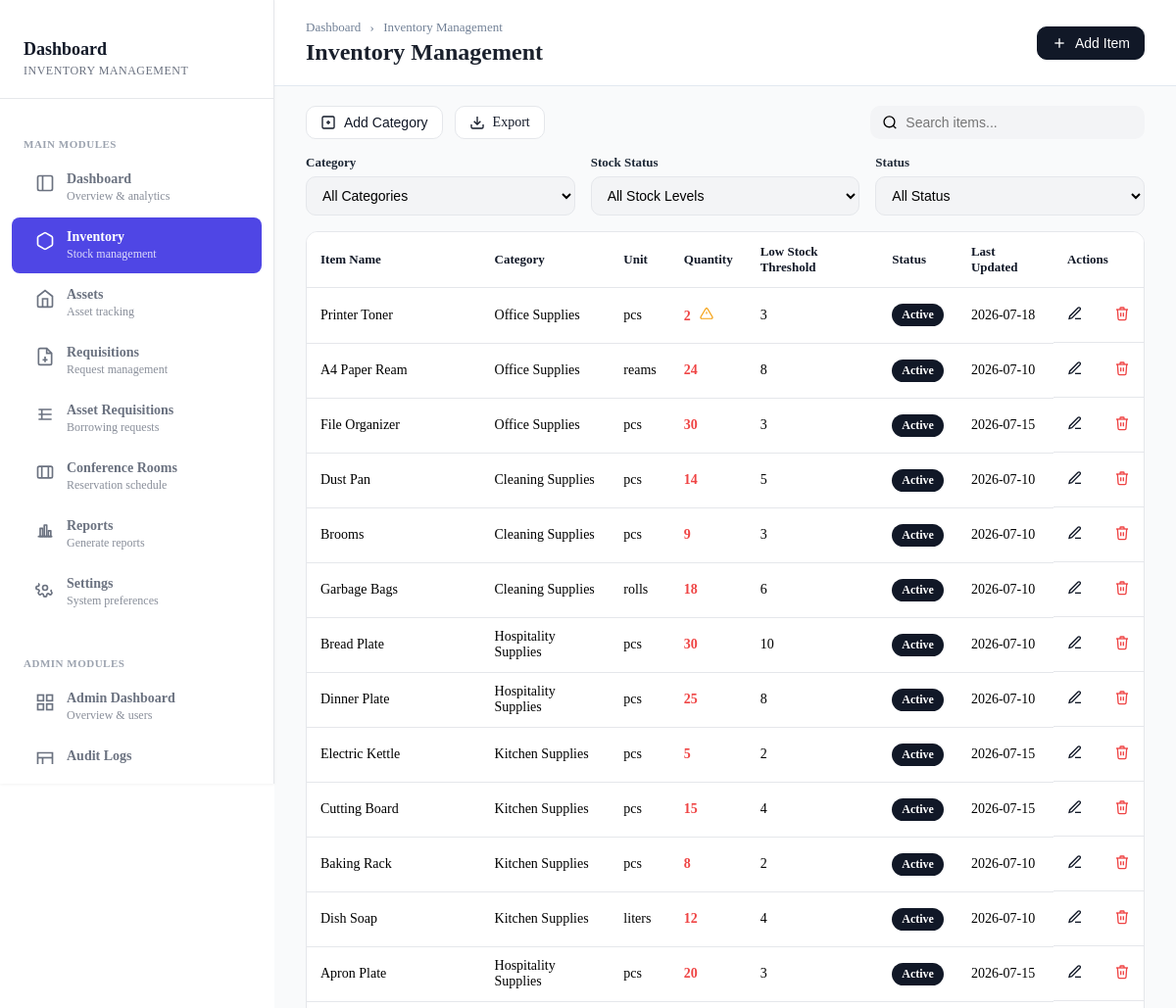
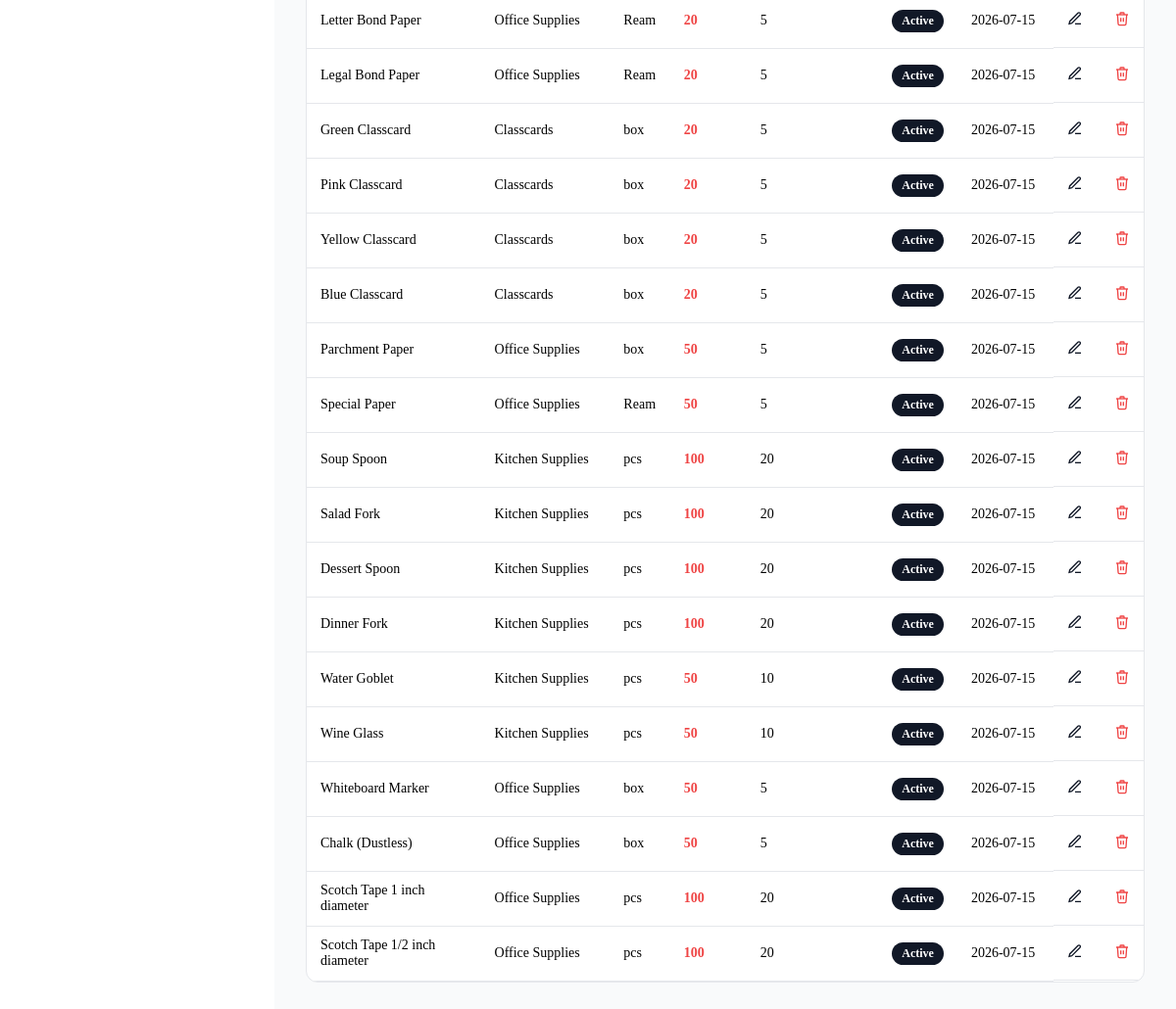
The app's page /inventorymanagement/inventory/ (signed in), older data (2 pictures, top to bottom).
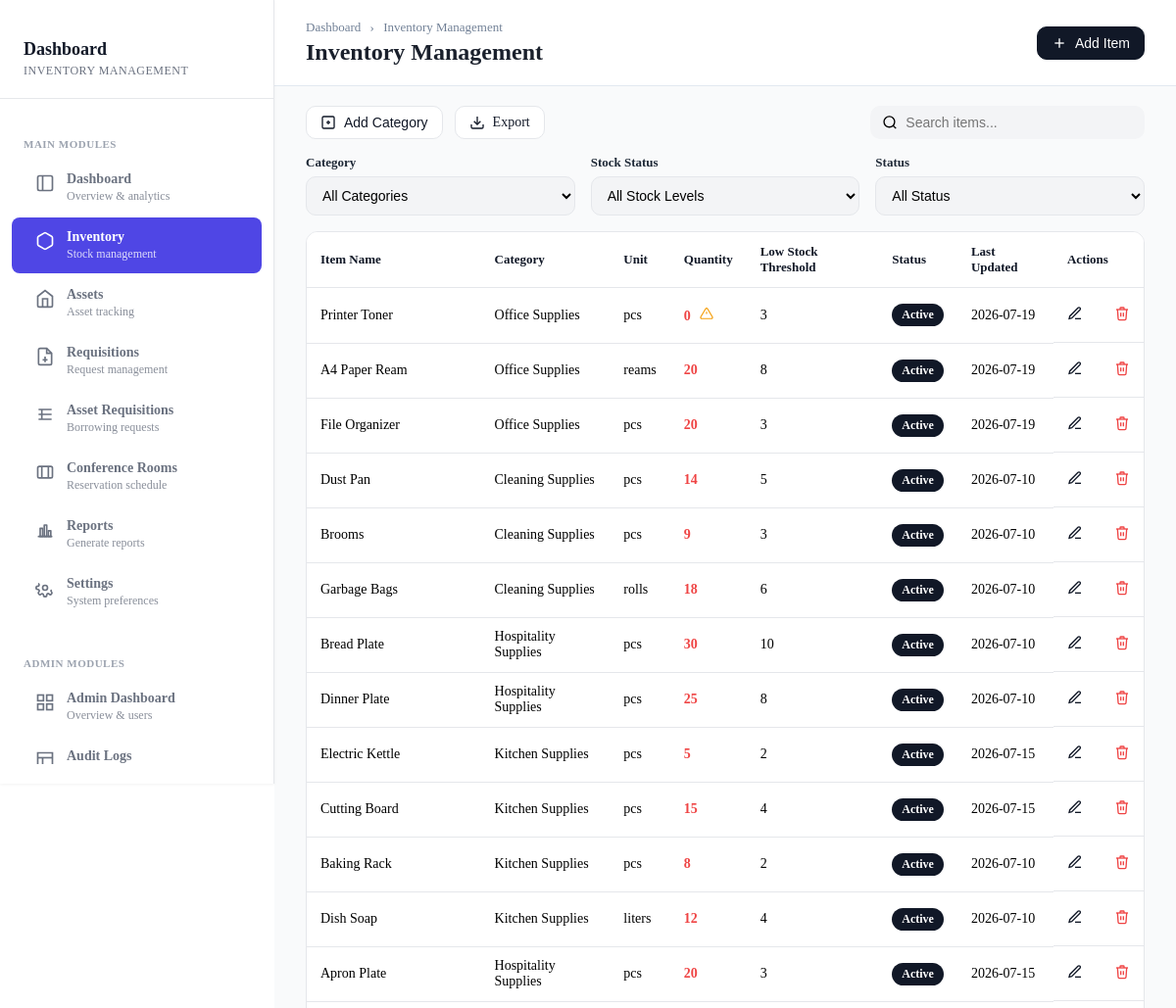
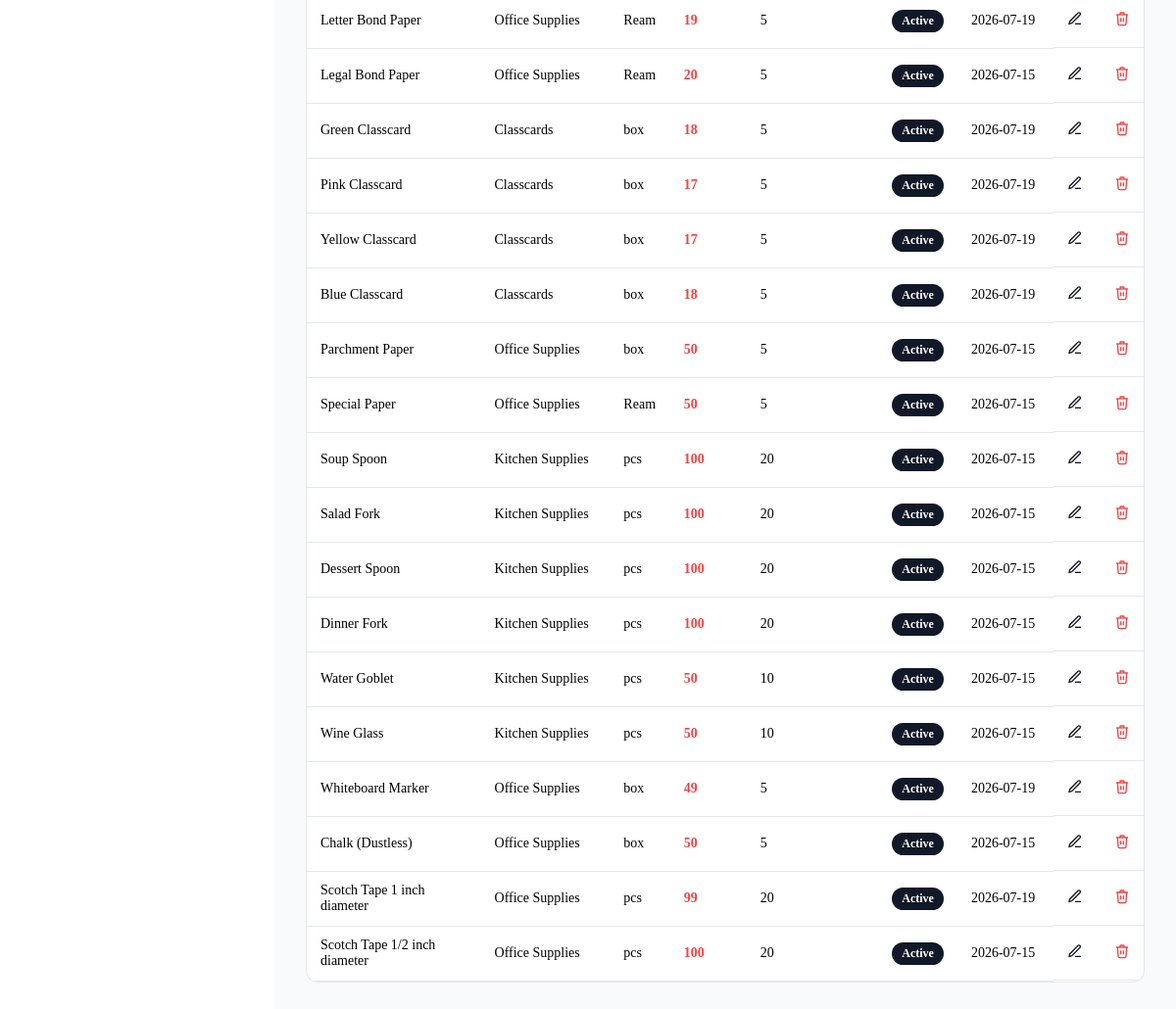
The same page, newer data (2 pictures, top to bottom).
### inventorymanagement/models.py (models this page shows, shortened)
class InventoryItem(models.Model):
    id = models.UUIDField(primary_key=True, default=uuid.uuid4, editable=False)
    name = models.CharField(max_length=150)
    category = models.ForeignKey(
        InventoryCategory,
        on_delete=models.PROTECT,
        related_name="items"
    )
    description = models.TextField(blank=True)
    unit = models.CharField(max_length=50)  # pcs, box, liter, etc.
    quantity = models.PositiveIntegerField(default=0)
    low_stock_threshold = models.PositiveIntegerField(default=5)
    is_active = models.BooleanField(default=True)
    created_at = models.DateTimeField(auto_now_add=True)
    updated_at = models.DateTimeField(auto_now=True)

class InventoryCategory(models.Model):
    id = models.UUIDField(primary_key=True, default=uuid.uuid4, editable=False)
    name = models.CharField(max_length=100, unique=True)
    description = models.TextField(blank=True)
    is_active = models.BooleanField(default=True)
    created_at = models.DateTimeField(auto_now_add=True)

### inventorymanagement/views.py (the view)
# urls.py: path('',  root_redirect, name='inventory-root'),
@login_required
@require_system_access
def inventory(request):
    if not _is_inventory_admin(request):
        return _handle_non_admin_access(request)
    current_system = request.current_system
    systems = request.session.get('accessible_systems', [])
    search_query = request.GET.get('search', '').strip()
    category_filter = request.GET.get('category', '').strip()
    stock_status_filter = request.GET.get('stock_status', '').strip()
    status_filter = request.GET.get('status', '').strip()
    inventories = InventoryItem.objects.select_related('category')
    if search_query:
        inventories = inventories.filter(
            Q(name__icontains=search_query) |
            Q(category__name__icontains=search_query) |
            Q(unit__icontains=search_query)
        )
    if category_filter:
        inventories = inventories.filter(category__id=category_filter)
    if stock_status_filter == 'low':
        inventories = inventories.filter(quantity__lte=F('low_stock_threshold'))
    elif stock_status_filter == 'normal':
        inventories = inventories.filter(quantity__gt=F('low_stock_threshold'))
    if status_filter == 'active':
        inventories = inventories.filter(is_active=True)
    elif status_filter == 'inactive':
        inventories = inventories.filter(is_active=False)
    categories = InventoryCategory.objects.filter(is_active=True)
    context = {
        'inventories': inventories,
        'systems': systems,
        'current_system': current_system,
        'is_admin': _is_inventory_admin(request),
        'search_query': search_query,
        'categories': categories,
        'category_filter': category_filter,
        'stock_status_filter': stock_status_filter,
        'status_filter': status_filter,
    }
    if request.headers.get('X-Requested-With') == 'XMLHttpRequest':
        return render(request, 'inventorymanagement/partials/_inventory_table.html', context)
    return render(request, 'inventorymanagement/pages/inventory.html', context)

### inventorymanagement/templates/inventorymanagement/pages/inventory.html (shortened to what this page needs)
{% extends 'inventorymanagement/base.html' %}
{% load static %}
{% block extra_head %}
<link rel="stylesheet" href="{% static 'inventorymanagement/css/pages/inventory.css' %}">
{% endblock %}
{% block content %}
<main class="main-content">
	<div class="top-bar">
		<div class="page-header">
			<div class="breadcrumb">Dashboard <span class="breadcrumb-sep">›</span> Inventory Management</div>
			<h1>Inventory Management</h1>
		</div>
		{% if is_admin %}
		<div class="top-actions">
			<button class="btn btn-primary" onclick="openAddItemModal()">
				<svg width="16" height="16" viewBox="0 0 24 24" fill="none" stroke="currentColor" stroke-width="2">
					<line x1="12" y1="5" x2="12" y2="19"></line>
					<line x1="5" y1="12" x2="19" y2="12"></line>
				</svg>
				Add Item
			</button>
		</div>
		{% endif %}
	</div>
	<div class="content-wrap">
		<div class="toolbar">
			<div class="toolbar-actions">
				{% if is_admin %}
				<button class="btn btn-secondary" onclick="openAddCategoryModal()">
					<svg width="16" height="16" viewBox="0 0 24 24" fill="none" stroke="currentColor" stroke-width="2">
						<rect x="3" y="3" width="18" height="18" rx="2"></rect>
						<path d="M9 12h6"></path>
						<path d="M12 9v6"></path>
					</svg>
					Add Category
				</button>
				<a href="{% url 'inventorymanagement:export_inventory' %}" class="btn btn-secondary">
					<svg width="16" height="16" viewBox="0 0 24 24" fill="none" stroke="currentColor" stroke-width="2">
						<path d="M21 15v4a2 2 0 0 1-2 2H5a2 2 0 0 1-2-2v-4"></path>
						<polyline points="7 10 12 15 17 10"></polyline>
						<line x1="12" y1="15" x2="12" y2="3"></line>
					</svg>
					Export
				</a>
				{% endif %}
			</div>
			<div class="toolbar-search">
				<form class="search-box" method="get" action="{{ request.path }}">
					<svg width="18" height="18" viewBox="0 0 24 24" fill="none" stroke="currentColor" stroke-width="2">
						<circle cx="11" cy="11" r="8"></circle>
						<path d="M21 21l-4.35-4.35"></path>
					</svg>
					<input
						type="text"
						name="search"
						id="searchInput"
						placeholder="Search items..."
						value="{{ search_query|default:'' }}"
					/>
				</form>
			</div>
		</div>
		<div class="filters">
			<div class="filter-item">
				<label>Category</label>
				<select class="filter-select" id="categoryFilter" onchange="applyFilters()">
					<option value="">All Categories</option>
				</select>
			</div>
			<div class="filter-item">
				<label>Stock Status</label>
				<select class="filter-select" id="stockStatusFilter" onchange="applyFilters()">
					<option value="">All Stock Levels</option>
				</select>
			</div>
			<div class="filter-item">
				<label>Status</label>
				<select class="filter-select" id="statusFilter" onchange="applyFilters()">
					<option value="">All Status</option>
				</select>
			</div>
		</div>
		{% include 'inventorymanagement/partials/_inventory_table.html' %}
	</div>
</main>
{% endblock %}

### inventorymanagement/templates/inventorymanagement/base.html (shortened to what this page needs)
{% load static %}
<!DOCTYPE html>
<html lang="en">
<head>
    <link rel="stylesheet" href="{% static 'inventorymanagement/css/sidebar.css' %}">
    {% block extra_head %}{% endblock %}
</head>
<body>
    {% include 'inventorymanagement/components/sidebar.html' %}
    {% block content %}{% endblock %}
</body>
</html>

### inventorymanagement/templates/inventorymanagement/components/sidebar.html (shortened to what this page needs)
{% load static %}
{% load user_role %}
<aside class="sidebar" id="sidebar">
  <div class="sidebar-header">
    <h2>Dashboard</h2>
    <p>Inventory Management</p>
  </div>
  <nav class="sidebar-nav">
    <div class="nav-section">
      <div class="nav-section-title">Main Modules</div>
      <ul>
        <li>
          <a href="{% url 'inventorymanagement:inventory-dashboard' %}">
            <svg
              class="nav-icon"
              viewBox="0 0 24 24"
              fill="none"
              stroke="currentColor"
              stroke-width="2"
            >
              <rect x="3" y="3" width="18" height="18" rx="2"></rect>
              <line x1="9" y1="3" x2="9" y2="21"></line>
            </svg>
            <div class="nav-text">
              <h3>Dashboard</h3>
              <p>Overview & analytics</p>
            </div>
          </a>
        </li>
        <li>
          <a href="{% url 'inventorymanagement:inventory' %}">
            <svg
              class="nav-icon"
              viewBox="0 0 24 24"
              fill="none"
              stroke="currentColor"
              stroke-width="2"
            >
              <path d="M21 16V8a2 2 0 0 0-1-1.73l-7-4a2 2 0 0 0-2 0l-7 4A2 2 0 0 0 3 8v8a2 2 0 0 0 1 1.73l7 4a2 2 0 0 0 2 0l7-4A2 2 0 0 0 21 16z"></path>
            </svg>
            <div class="nav-text">
              <h3>Inventory</h3>
              <p>Stock management</p>
            </div>
          </a>
        </li>
        <li>
          <a href="{% url 'inventorymanagement:assets' %}">
            <svg
              class="nav-icon"
              viewBox="0 0 24 24"
              fill="none"
              stroke="currentColor"
              stroke-width="2"
            >
              <path d="M3 9l9-7 9 7v11a2 2 0 0 1-2 2H5a2 2 0 0 1-2-2z"></path>
              <polyline points="9 22 9 12 15 12 15 22"></polyline>
            </svg>
            <div class="nav-text">
              <h3>Assets</h3>
              <p>Asset tracking</p>
            </div>
          </a>
        </li>
        <li>
          <a href="{% url 'inventorymanagement:requisitions' %}">
            <svg
              class="nav-icon"
              viewBox="0 0 24 24"
              fill="none"
              stroke="currentColor"
              stroke-width="2"
            >
              <path d="M14 2H6a2 2 0 0 0-2 2v16a2 2 0 0 0 2 2h12a2 2 0 0 0 2-2V8z"></path>
              <polyline points="14 2 14 8 20 8"></polyline>
              <line x1="12" y1="19" x2="12" y2="12"></line>
              <line x1="9" y1="16" x2="15" y2="16"></line>
            </svg>
            <div class="nav-text">
              <h3>Requisitions</h3>
              <p>Request management</p>
            </div>
          </a>
        </li>
        <li>
          <a href="{% url 'inventorymanagement:asset_loan_requests' %}">
            <svg
              class="nav-icon"
              viewBox="0 0 24 24"
              fill="none"
              stroke="currentColor"
              stroke-width="2"
            >
              <path d="M4 6h16M4 12h16M4 18h16"></path>
              <path d="M8 6v12"></path>
            </svg>
            <div class="nav-text">
              <h3>Asset Requisitions</h3>
              <p>Borrowing requests</p>
            </div>
          </a>
        </li>
        <li>
          <a href="{% url 'inventorymanagement:conference_reservations' %}">
            <svg
              class="nav-icon"
              viewBox="0 0 24 24"
              fill="none"
              stroke="currentColor"
              stroke-width="2"
            >
              <rect x="3" y="5" width="18" height="14" rx="2"></rect>
              <path d="M8 5v14"></path>
              <path d="M16 5v14"></path>
            </svg>
            <div class="nav-text">
              <h3>Conference Rooms</h3>
              <p>Reservation schedule</p>
            </div>
          </a>
        </li>
        <li>
          <a href="{% url 'inventorymanagement:reports' %}">
            <div class="nav-text">
              <h3>Reports</h3>
              <p>Generate reports</p>
            </div>
          </a>
        </li>
        <li>
          <a href="{% url 'inventorymanagement:settings' %}">
            <div class="nav-text">
              <h3>Settings</h3>
              <p>System preferences</p>
            </div>
          </a>
        </li>
      </ul>
    </div>
  {% get_user_role user current_system as user_role %}
  {% if user_role == 'admin' or user_role == 'superadmin' %}
    <div class="nav-section">
      <div class="nav-section-title">Admin Modules</div>
      <ul>
        <li>
          <a href="{% url 'inventorymanagement:admin_dashboard' %}">
            <svg
              class="nav-icon"
              viewBox="0 0 24 24"
              fill="none"
              stroke="currentColor"
              stroke-width="2"
            >
              <rect x="3" y="3" width="7" height="7"></rect>
              <rect x="14" y="3" width="7" height="7"></rect>
              <rect x="14" y="14" width="7" height="7"></rect>
              <rect x="3" y="14" width="7" height="7"></rect>
            </svg>
            <div class="nav-text">
              <h3>Admin Dashboard</h3>
              <p>Overview & users</p>
            </div>
          </a>
        </li>
        <li>
          <a href="{% url 'inventorymanagement:system_logs' %}">
            <svg
              class="nav-icon"
              viewBox="0 0 24 24"
              fill="none"
              stroke="currentColor"
              stroke-width="2"
            >
              <path d="M3 3h18v18H3z"></path>
              <line x1="3" y1="9" x2="21" y2="9"></line>
              <line x1="9" y1="21" x2="9" y2="9"></line>
            </svg>
            <div class="nav-text">
              <h3>Audit Logs</h3>
            </div>
          </a>
        </li>
      </ul>
    </div>
    {% endif %}
  </nav>
</aside>

### inventorymanagement/templates/inventorymanagement/partials/_inventory_table.html
<div class="table-card">
  <table class="inventory-table">
    <thead>
      <tr>
        <th>Item Name</th>
        <th>Category</th>
        <th>Unit</th>
        <th>Quantity</th>
        <th>Low Stock Threshold</th>
        <th>Status</th>
        <th>Last Updated</th>
        <th>Actions</th>
      </tr>
    </thead>
    <tbody>
      {% if inventories %}
        {% for item in inventories %}
        <tr>
          <td>{{ item.name }}</td>
          <td>{{ item.category.name }}</td>
          <td>{{ item.unit }}</td>
          <td>
            <span class="qty">{{ item.quantity }}</span>
            {% if item.quantity <= item.low_stock_threshold %}
            <span class="warning" title="Low stock">
              <svg width="14" height="14" viewBox="0 0 24 24" fill="none" stroke="#f59e0b" stroke-width="2">
                <path d="M10.29 3.86L1.82 18a2 2 0 0 0 1.71 3h16.94a2 2 0 0 0 1.71-3L13.71 3.86a2 2 0 0 0-3.42 0z"></path>
                <line x1="12" y1="9" x2="12" y2="13"></line>
                <line x1="12" y1="17" x2="12.01" y2="17"></line>
              </svg>
            </span>
            {% endif %}
          </td>
          <td>{{ item.low_stock_threshold }}</td>
          <td>
            <span class="status-pill {% if item.is_active %}active{% else %}inactive{% endif %}">
              {% if item.is_active %}Active{% else %}Inactive{% endif %}
            </span>
          </td>
          <td>{{ item.updated_at|date:"Y-m-d" }}</td>
          <td class="actions">
            {% if is_admin %}
            <button class="icon-btn" title="Edit" onclick="openEditItemModal('{{ item.id }}', '{{ item.name }}', '{{ item.category.id }}', '{{ item.unit }}', '{{ item.quantity }}', '{{ item.low_stock_threshold }}', '{{ item.description }}', {{ item.is_active|lower }})">
              <svg width="16" height="16" viewBox="0 0 24 24" fill="none" stroke="currentColor" stroke-width="2">
                <path d="M12 20h9"></path>
                <path d="M16.5 3.5a2.121 2.121 0 0 1 3 3L7 19l-4 1 1-4 12.5-12.5z"></path>
              </svg>
            </button>
            <button class="icon-btn danger" title="Delete" onclick="openDeleteItemModal('{{ item.id }}', '{{ item.name }}')">
              <svg width="16" height="16" viewBox="0 0 24 24" fill="none" stroke="currentColor" stroke-width="2">
                <polyline points="3 6 5 6 21 6"></polyline>
                <path d="M19 6l-1 14a2 2 0 0 1-2 2H8a2 2 0 0 1-2-2L5 6"></path>
                <path d="M10 11v6"></path>
                <path d="M14 11v6"></path>
                <path d="M9 6V4a1 1 0 0 1 1-1h4a1 1 0 0 1 1 1v2"></path>
              </svg>
            </button>
            {% endif %}
          </td>
        </tr>
        {% endfor %}
        {% else %}
            <tr>
                <td colspan="8" style="text-align: center; padding: 2rem;">
                    No existing items
                </td>
            </tr>
      {% endif %}
    </tbody>
  </table>
</div>

Row changes from the older to the newer data that the page shows:
changed InventoryItem "Printer Toner": quantity "2" → "0"; updated_at "2026-07-18" → "2026-07-19"
changed InventoryItem "A4 Paper Ream": quantity "24" → "20"; updated_at "2026-07-10" → "2026-07-19"
changed InventoryItem "File Organizer": quantity "30" → "20"; updated_at "2026-07-15" → "2026-07-19"
changed InventoryItem "Letter Bond Paper": quantity "20" → "19"; updated_at "2026-07-15" → "2026-07-19"
changed InventoryItem "Green Classcard": quantity "20" → "18"; updated_at "2026-07-15" → "2026-07-19"
changed InventoryItem "Pink Classcard": quantity "20" → "17"; updated_at "2026-07-15" → "2026-07-19"
changed InventoryItem "Yellow Classcard": quantity "20" → "17"; updated_at "2026-07-15" → "2026-07-19"
changed InventoryItem "Blue Classcard": quantity "20" → "18"; updated_at "2026-07-15" → "2026-07-19"
changed InventoryItem "Whiteboard Marker": quantity "50" → "49"; updated_at "2026-07-15" → "2026-07-19"
changed InventoryItem "Scotch Tape 1 inch diameter": quantity "100" → "99"; updated_at "2026-07-15" → "2026-07-19"
